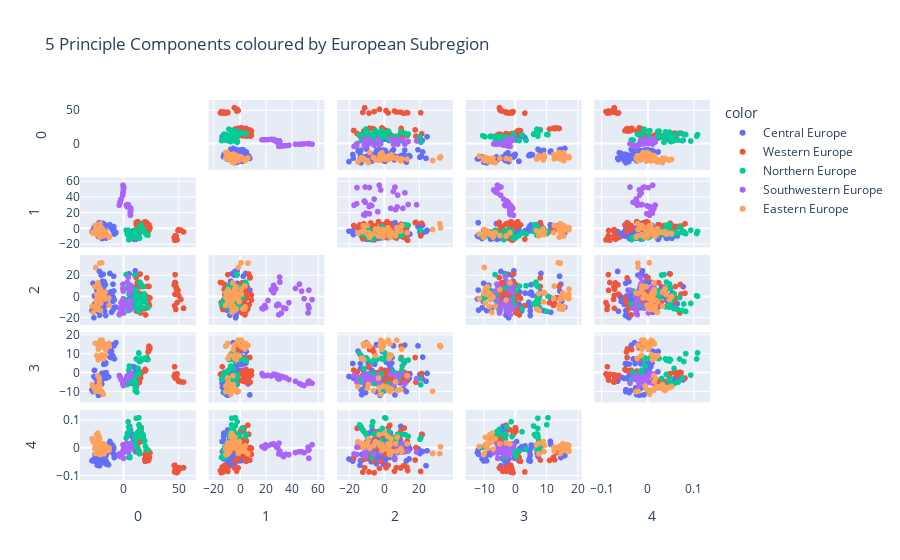

Notebook code for this chart:
### Code cell
comps = my_pca.transform(pca_arr)
fig = px.scatter_matrix(
    comps,
    labels=["PC1","PC2","PC3","PC4","PC5"],
    color=subregions, # colour by subregion instead
    dimensions = range(5),
    title = "5 Principle Components coloured by European Subregion"

)
fig.update_traces(diagonal_visible = False)
fig.show()
